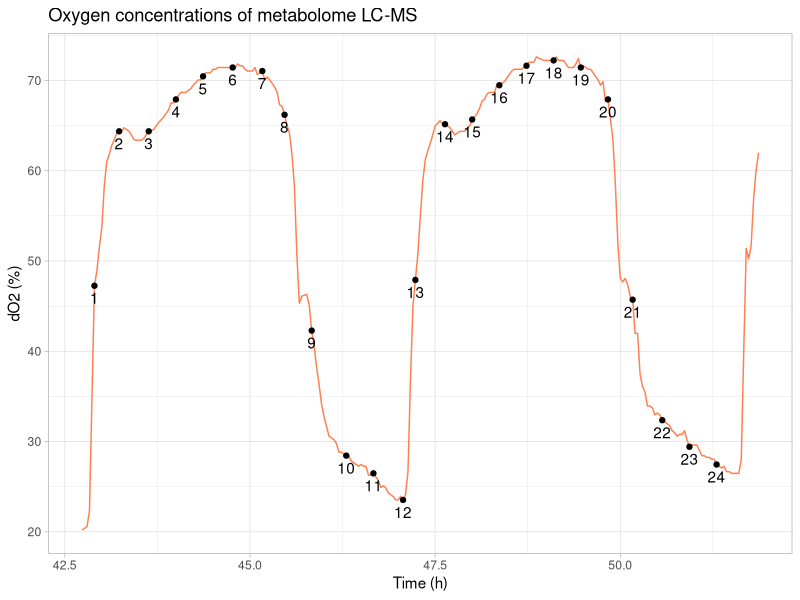
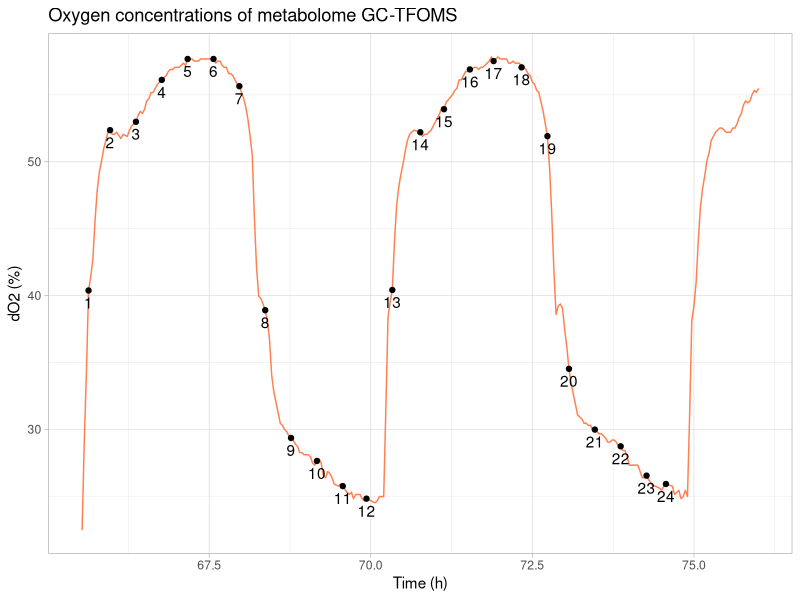
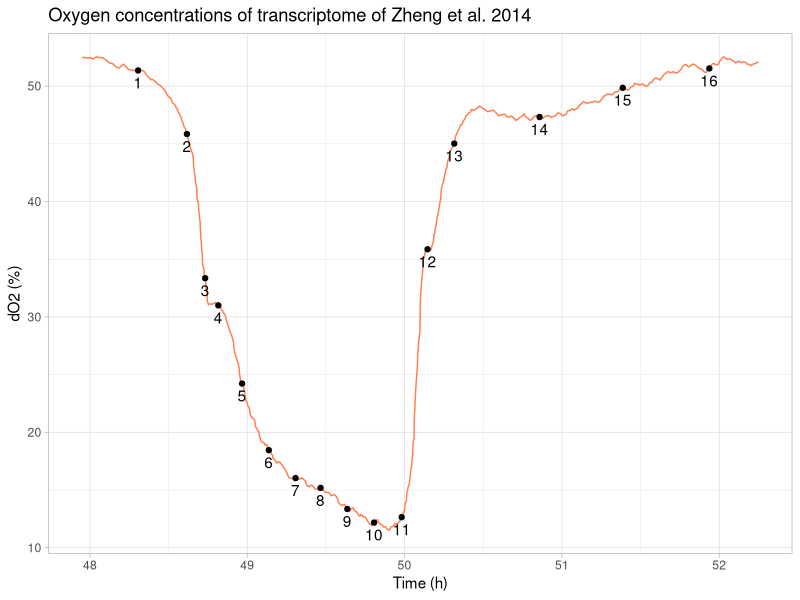
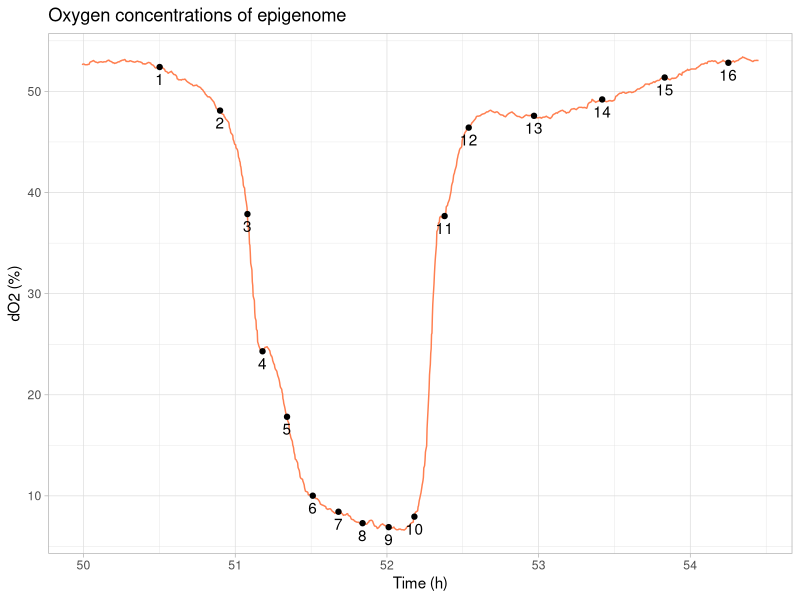
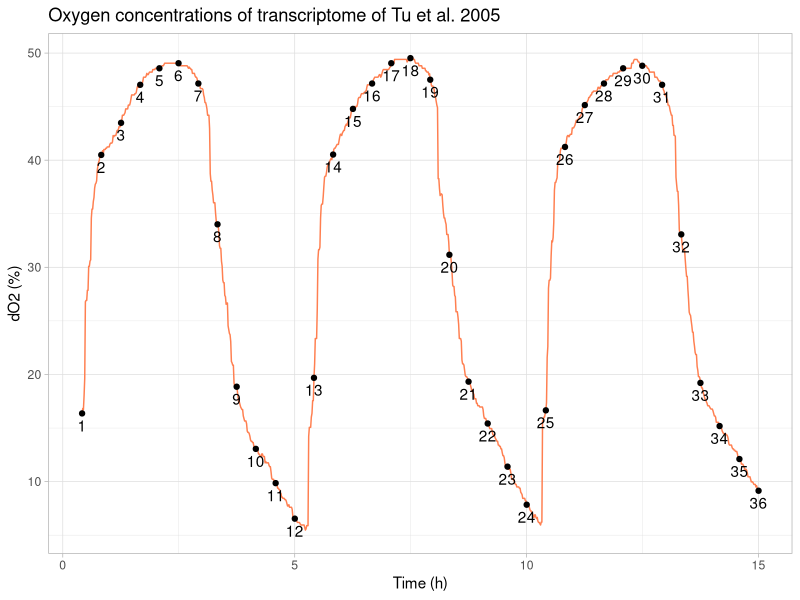

The R source for these figures, in order:
suppressMessages({
    library(tidyverse)
})

# LC-MS -------------------------------------------------------------------

data_raw <- read_csv('LC-MS_oxygen.csv') %>%  
    filter(Time > 42.7) %>%
    mutate(n = row_number())

# the time of each sample corresponds to the row number
times <- c(
    6,
    16,
    28,
    37,
    46,
    56,
    68,
    77,
    87,
    100,
    110,
    121,
    126,
    137,
    146,
    156,
    167,
    176,
    184,
    194,
    204,
    216,
    227,
    238
)

data_point <- data_raw %>% 
    filter(n %in% times) %>% 
    mutate(t = 1:length(times))

p <- ggplot() +
    geom_line(data = data_raw, aes(x = Time, y = dO2), color = "#FF7F50") +
    geom_point(data = data_point, aes(x = Time, y = dO2)) +
    geom_text(data = data_point, aes(x = Time, y = dO2, label = t), vjust = 1.5) +
    labs(title = "Oxygen concentrations of metabolome LC-MS", x = "Time (h)", y = "dO2 (%)") +
    theme_light()
ggsave("Oxygen_lc.pdf", p, height = 3.5, width = 7)


# TOFMS -------------------------------------------------------------------

data_raw <- read_csv('TOFMS_oxygen.csv') %>%  
    filter(Time > 65.5) %>% 
    mutate(n = row_number())

# the time of each sample corresponds to the row number
times <- c(
    4,
    14,
    24,
    36,
    48,
    60,
    72,
    83,
    95,
    107,
    118,
    127,
    136,
    147,
    157,
    167,
    178,
    190,
    202,
    212,
    224,
    236,
    248,
    255
)

data_point <- data_raw %>% 
    filter(n %in% times) %>% 
    mutate(t = 1:length(times))

p <- ggplot() +
    geom_line(data = data_raw, aes(x = Time, y = dO2), color = "#FF7F50") +
    geom_point(data = data_point, aes(x = Time, y = dO2)) +
    geom_text(data = data_point, aes(x = Time, y = dO2, label = t), vjust = 1.5) +
    labs(title = "Oxygen concentrations of metabolome GC-TFOMS", x = "Time (h)", y = "dO2 (%)") +
    theme_light()
ggsave("Oxygen_gc.pdf", p, height = 3.5, width = 7)


# YMC2014 -------------------------------------------------------------------

data_raw <- read_csv('YMC2014_oxygen_rnaseq.csv') %>%  
    mutate(n = row_number())

# the time of each sample corresponds to the row number
times <- c(
    133,
    248,
    291,
    322,
    378,
    441,
    504,
    563,
    626,
    689,
    754,
    815,
    878,
    1079,
    1275,
    1479
)

data_point <- data_raw %>% 
    filter(n %in% times) %>% 
    mutate(t = 1:length(times))

p <- ggplot() +
    geom_line(data = data_raw, aes(x = Time, y = dO2), color = "#FF7F50") +
    geom_point(data = data_point, aes(x = Time, y = dO2)) +
    geom_text(data = data_point, aes(x = Time, y = dO2, label = t), vjust = 1.5) +
    labs(title = "Oxygen concentrations of transcriptome of Zheng et al. 2014", x = "Time (h)", y = "dO2 (%)") +
    theme_light()
ggsave("Oxygen_YMC2014.pdf", p, height = 3.5, width = 6)

# histone -------------------------------------------------------------------

data_raw <- read_csv('YMC2014_oxygen_chipseq.csv') %>%  
    mutate(n = row_number())

# the time of each sample corresponds to the row number
times <- c(
    191,
    339,
    406,
    443,
    503,
    566,
    629,
    688,
    752,
    815,
    889,
    948,
    1108,
    1275,
    1428,
    1584
)

data_point <- data_raw %>% 
    filter(n %in% times) %>% 
    mutate(t = 1:length(times))

p <- ggplot() +
    geom_line(data = data_raw, aes(x = Time, y = dO2), color = "#FF7F50") +
    geom_point(data = data_point, aes(x = Time, y = dO2)) +
    geom_text(data = data_point, aes(x = Time, y = dO2, label = t), vjust = 1.5) +
    labs(title = "Oxygen concentrations of epigenome", x = "Time (h)", y = "dO2 (%)") +
    theme_light()
ggsave("Oxygen_histone.pdf", p, height = 3.5, width = 6)


# YMC2005 -------------------------------------------------------------------

data_raw <- read_csv('YMC2005_oxygen.csv') %>%  
    mutate(Time = Time * 5/12, n = row_number())

# the time of each sample corresponds to the row number
times <- c(
    1,
    30,
    60,
    89,
    118,
    147,
    177,
    206,
    235,
    264,
    294,
    323,
    352,
    381,
    411,
    440,
    469,
    498,
    528,
    557,
    586,
    615,
    645,
    674,
    703,
    732,
    762,
    791,
    820,
    849,
    879,
    908,
    937,
    966,
    996,
    1025
)

data_point <- data_raw %>% 
    filter(n %in% times) %>% 
    mutate(t = 1:length(times))

p <- ggplot() +
    geom_line(data = data_raw, aes(x = Time, y = dO2), color = "#FF7F50") +
    geom_point(data = data_point, aes(x = Time, y = dO2)) +
    geom_text(data = data_point, aes(x = Time, y = dO2, label = t), vjust = 1.5) +
    labs(title = "Oxygen concentrations of transcriptome of Tu et al. 2005", x = "Time (h)", y = "dO2 (%)") +
    theme_light()
ggsave("Oxygen_YMC2005.pdf", p, height = 3.5, width = 10)
